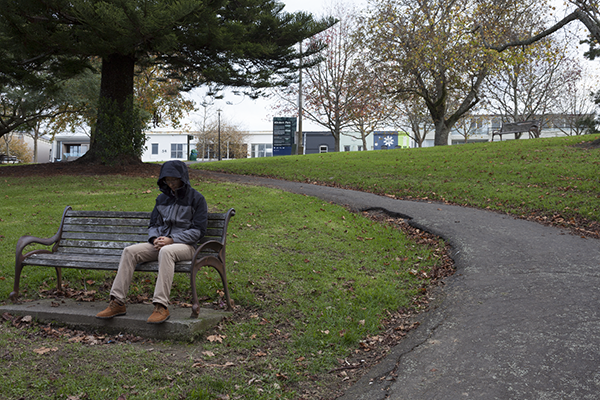
%> input picture Week 11 - Correlation Matching and Disparity Map for Stereo Vision/Media Resources/S00L.tif, 600 x 400 px
$ octave lab8_post_lab_using_disparity_function.m   (GNU Octave 9; MATLAB toolbox functions it lacks are replaced by stand-ins)
%> lines starting %> are read from the running program, lines starting %| are printed output that depends on the picture
clear all; close all; clc;

% Read the image to be preprocessed
ImLeft = imread('S00L.tif');
%> ImLeft is the input picture: size 400x600x3 uint8; mean R, G, B 96.2, 97.4, 82.8
ImRight = imread('S00R.tif');
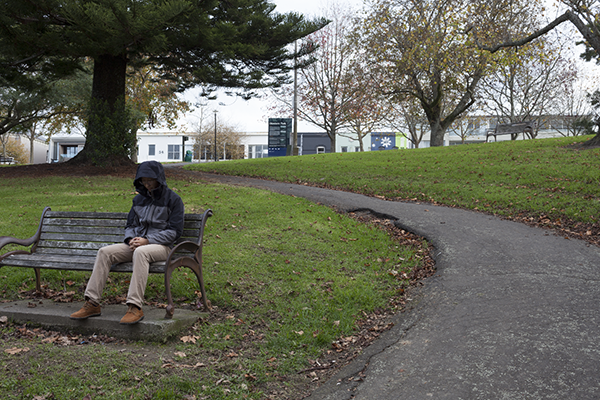
%> input picture Week 11 - Correlation Matching and Disparity Map for Stereo Vision/Media Resources/S00R.tif, 600 x 400 px
%> ImRight is the input picture: size 400x600x3 uint8; mean R, G, B 99.6, 101, 86.2

% ImLeft = imread('S01L.png');
% ImRight = imread('S01R.png');

% It functions to convert it to a gray-scale image.
if (size(ImLeft,3) == 3)
    ImLeft = rgb2gray(ImLeft);
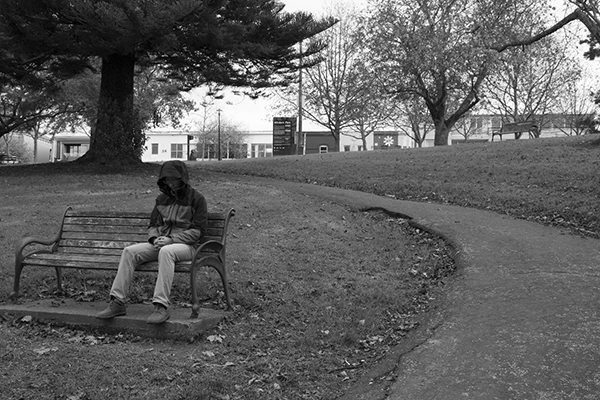
%> ImLeft: size 400x600 uint8; min 0, max 255, mean 95.4
    ImRight = rgb2gray(ImRight);
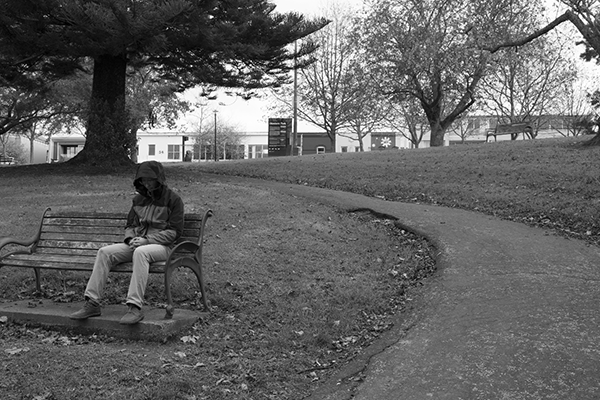
%> ImRight: size 400x600 uint8; min 0, max 255, mean 98.9
end

min_disp = 0; max_disp = 16; % Range for the search area
win_size = 5; % correlation window size
disparityRange = [min_disp max_disp];
%> (the run ends here)
